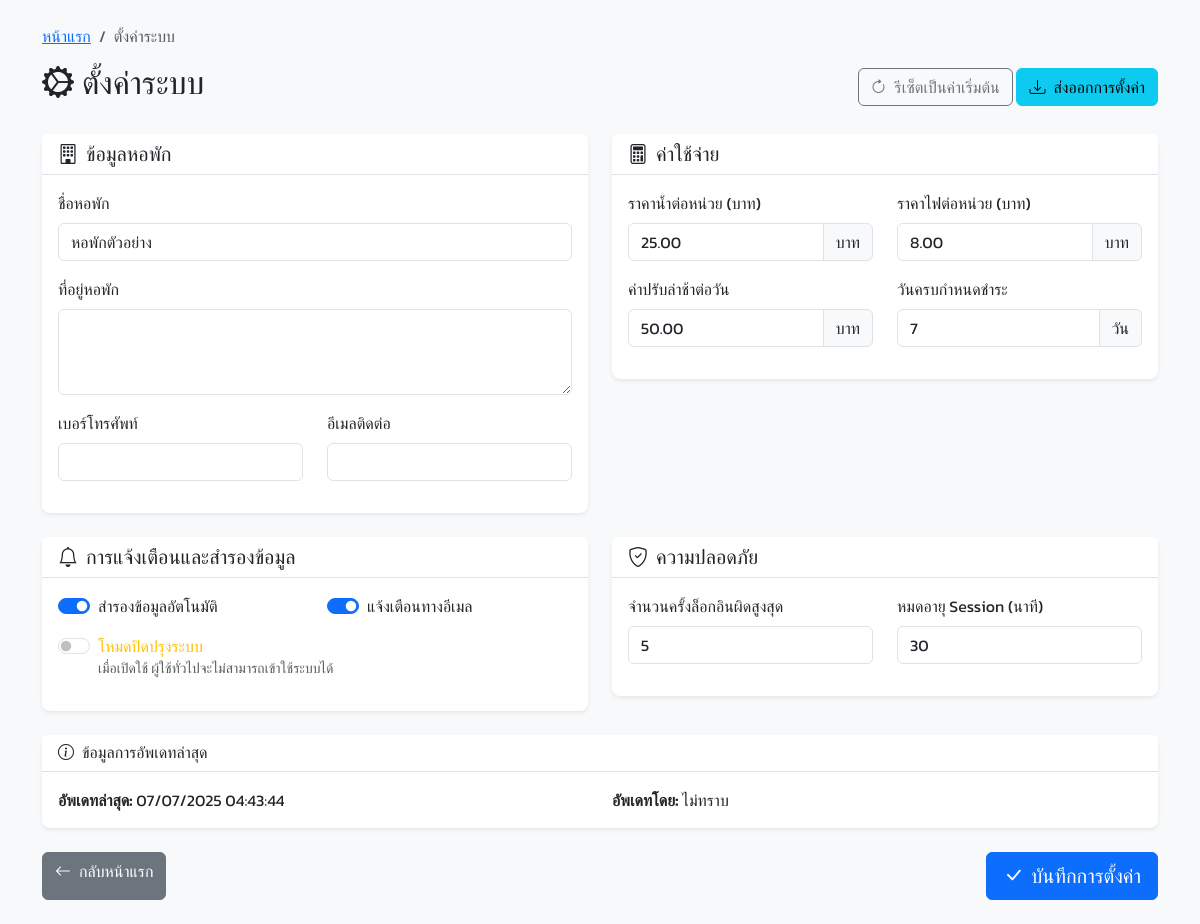
Screenshot of /system_settings.php (signed in) with the database file from the repository.
### tables this page shows
CREATE TABLE `system_settings` (
  `setting_id` int(11) NOT NULL,
  `setting_key` varchar(100) NOT NULL,
  `setting_value` text DEFAULT NULL,
  `setting_description` text DEFAULT NULL,
  `setting_type` enum('text','number','boolean','email','url') DEFAULT 'text',
  `updated_at` timestamp NOT NULL DEFAULT current_timestamp() ON UPDATE current_timestamp(),
  `updated_by` int(11) DEFAULT NULL
);

### system_settings.php (the view, shortened to what this page needs)
<?php
require_once 'config.php';
try {
    $pdo->exec("CREATE TABLE IF NOT EXISTS system_settings (
        setting_id INT AUTO_INCREMENT PRIMARY KEY,
        setting_key VARCHAR(100) NOT NULL UNIQUE,
        setting_value TEXT,
        setting_description TEXT,
        setting_type ENUM('text', 'number', 'boolean', 'email', 'url') DEFAULT 'text',
        updated_at TIMESTAMP DEFAULT CURRENT_TIMESTAMP ON UPDATE CURRENT_TIMESTAMP,
        updated_by INT,
        FOREIGN KEY (updated_by) REFERENCES users(user_id)
    ) ENGINE=InnoDB DEFAULT CHARSET=utf8mb4 COLLATE=utf8mb4_unicode_ci");
} catch(PDOException $e) {
    $error_message = 'เกิดข้อผิดพลาดในการสร้างตารางการตั้งค่า';
}
try {
    $stmt = $pdo->query("SELECT s.*, u.full_name as updated_by_name
                        FROM system_settings s
                        LEFT JOIN users u ON s.updated_by = u.user_id
                        ORDER BY setting_key");
    $settings = $stmt->fetchAll();
    $settings_array = [];
    foreach ($settings as $setting) {
        $settings_array[$setting['setting_key']] = $setting;
    }
} catch(PDOException $e) {
    $error_message = 'เกิดข้อผิดพลาดในการโหลดการตั้งค่า';
    $settings_array = [];
}
include 'includes/header.php';
?>
<div class="container mt-4">
    <nav aria-label="breadcrumb">
        <ol class="breadcrumb">
            <li class="breadcrumb-item"><a href="index.php">หน้าแรก</a></li>
            <li class="breadcrumb-item active">ตั้งค่าระบบ</li>
        </ol>
    </nav>
    <div class="d-flex justify-content-between align-items-center mb-4">
        <h2><i class="bi bi-gear-wide-connected me-2"></i>ตั้งค่าระบบ</h2>
        <div>
            <button class="btn btn-outline-secondary" onclick="resetToDefault()">
                <i class="bi bi-arrow-clockwise me-2"></i>รีเซ็ตเป็นค่าเริ่มต้น
            </button>
            <button class="btn btn-info" onclick="exportSettings()">
                <i class="bi bi-download me-2"></i>ส่งออกการตั้งค่า
            </button>
        </div>
    </div>
    <form method="POST" action="">
        <div class="row">
            <div class="col-md-6">
                <div class="card mb-4">
                    <div class="card-header">
                        <h5 class="card-title mb-0">
                            <i class="bi bi-building me-2"></i>ข้อมูลหอพัก
                        </h5>
                    </div>
                    <div class="card-body">
                        <div class="mb-3">
                            <label for="dormitory_name" class="form-label">ชื่อหอพัก</label>
                            <input type="text" class="form-control" id="dormitory_name" name="dormitory_name"
                                   value="<?php echo htmlspecialchars($settings_array['dormitory_name']['setting_value'] ?? ''); ?>">
                        </div>
                        <div class="mb-3">
                            <label for="dormitory_address" class="form-label">ที่อยู่หอพัก</label>
                            <textarea class="form-control" id="dormitory_address" name="dormitory_address" rows="3"><?php echo htmlspecialchars($settings_array['dormitory_address']['setting_value'] ?? ''); ?></textarea>
                        </div>
                        <div class="row">
                            <div class="col-md-6">
                                <div class="mb-3">
                                    <label for="dormitory_phone" class="form-label">เบอร์โทรศัพท์</label>
                                    <input type="text" class="form-control" id="dormitory_phone" name="dormitory_phone"
                                           value="<?php echo htmlspecialchars($settings_array['dormitory_phone']['setting_value'] ?? ''); ?>">
                                </div>
                            </div>
                            <div class="col-md-6">
                                <div class="mb-3">
                                    <label for="dormitory_email" class="form-label">อีเมลติดต่อ</label>
                                    <input type="email" class="form-control" id="dormitory_email" name="dormitory_email"
                                           value="<?php echo htmlspecialchars($settings_array['dormitory_email']['setting_value'] ?? ''); ?>">
                                </div>
                            </div>
                        </div>
                    </div>
                </div>
            </div>
            <div class="col-md-6">
                <div class="card mb-4">
                    <div class="card-header">
                        <h5 class="card-title mb-0">
                            <i class="bi bi-calculator me-2"></i>ค่าใช้จ่าย
                        </h5>
                    </div>
                    <div class="card-body">
                        <div class="row">
                            <div class="col-md-6">
                                <div class="mb-3">
                                    <label for="water_unit_price" class="form-label">ราคาน้ำต่อหน่วย (บาท)</label>
                                    <div class="input-group">
                                        <input type="number" class="form-control" id="water_unit_price" name="water_unit_price"
                                               value="<?php echo $settings_array['water_unit_price']['setting_value'] ?? '25'; ?>"
                                               step="0.01" min="0">
                                        <span class="input-group-text">บาท</span>
                                    </div>
                                </div>
                            </div>
                            <div class="col-md-6">
                                <div class="mb-3">
                                    <label for="electric_unit_price" class="form-label">ราคาไฟต่อหน่วย (บาท)</label>
                                    <div class="input-group">
                                        <input type="number" class="form-control" id="electric_unit_price" name="electric_unit_price"
                                               value="<?php echo $settings_array['electric_unit_price']['setting_value'] ?? '8'; ?>"
                                               step="0.01" min="0">
                                        <span class="input-group-text">บาท</span>
                                    </div>
                                </div>
                            </div>
                        </div>
                        <div class="row">
                            <div class="col-md-6">
                                <div class="mb-3">
                                    <label for="late_fee_per_day" class="form-label">ค่าปรับล่าช้าต่อวัน</label>
                                    <div class="input-group">
                                        <input type="number" class="form-control" id="late_fee_per_day" name="late_fee_per_day"
                                               value="<?php echo $settings_array['late_fee_per_day']['setting_value'] ?? '50'; ?>"
                                               step="0.01" min="0">
                                        <span class="input-group-text">บาท</span>
                                    </div>
                                </div>
                            </div>
                            <div class="col-md-6">
                                <div class="mb-3">
                                    <label for="payment_due_days" class="form-label">วันครบกำหนดชำระ</label>
                                    <div class="input-group">
                                        <input type="number" class="form-control" id="payment_due_days" name="payment_due_days"
                                               value="<?php echo $settings_array['payment_due_days']['setting_value'] ?? '7'; ?>"
                                               min="1" max="30">
                                        <span class="input-group-text">วัน</span>
                                    </div>
                                </div>
                            </div>
                        </div>
                    </div>
                </div>
            </div>
        </div>
        <div class="row">
            <div class="col-md-6">
                <div class="card mb-4">
                    <div class="card-header">
                        <h5 class="card-title mb-0">
                            <i class="bi bi-bell me-2"></i>การแจ้งเตือนและสำรองข้อมูล
                        </h5>
                    </div>
                    <div class="card-body">
                        <div class="row">
                            <div class="col-md-6">
                                <div class="form-check form-switch mb-3">
                                    <input class="form-check-input" type="checkbox" id="auto_backup" name="auto_backup"
                                           <?php echo ($settings_array['auto_backup']['setting_value'] ?? '1') == '1' ? 'checked' : ''; ?>>
                                    <label class="form-check-label" for="auto_backup">
                                        สำรองข้อมูลอัตโนมัติ
                                    </label>
                                </div>
                            </div>
                            <div class="col-md-6">
                                <div class="form-check form-switch mb-3">
                                    <input class="form-check-input" type="checkbox" id="notification_email" name="notification_email"
                                           <?php echo ($settings_array['notification_email']['setting_value'] ?? '1') == '1' ? 'checked' : ''; ?>>
                                    <label class="form-check-label" for="notification_email">
                                        แจ้งเตือนทางอีเมล
                                    </label>
                                </div>
                            </div>
                        </div>
                        <div class="form-check form-switch mb-3">
                            <input class="form-check-input" type="checkbox" id="system_maintenance" name="system_maintenance"
                                   <?php echo ($settings_array['system_maintenance']['setting_value'] ?? '0') == '1' ? 'checked' : ''; ?>>
                            <label class="form-check-label" for="system_maintenance">
                                <span class="text-warning">โหมดปิดปรุงระบบ</span>
                                <small class="d-block text-muted">เมื่อเปิดใช้ ผู้ใช้ทั่วไปจะไม่สามารถเข้าใช้ระบบได้</small>
                            </label>
                        </div>
                    </div>
                </div>
            </div>
            <div class="col-md-6">
                <div class="card mb-4">
                    <div class="card-header">
                        <h5 class="card-title mb-0">
                            <i class="bi bi-shield-check me-2"></i>ความปลอดภัย
                        </h5>
                    </div>
                    <div class="card-body">
                        <div class="row">
                            <div class="col-md-6">
                                <div class="mb-3">
                                    <label for="max_login_attempts" class="form-label">จำนวนครั้งล็อกอินผิดสูงสุด</label>
                                    <input type="number" class="form-control" id="max_login_attempts" name="max_login_attempts"
                                           value="<?php echo $settings_array['max_login_attempts']['setting_value'] ?? '5'; ?>"
                                           min="3" max="10">
                                </div>
                            </div>
                            <div class="col-md-6">
                                <div class="mb-3">
                                    <label for="session_timeout" class="form-label">หมดอายุ Session (นาที)</label>
                                    <input type="number" class="form-control" id="session_timeout" name="session_timeout"
                                           value="<?php echo $settings_array['session_timeout']['setting_value'] ?? '30'; ?>"
                                           min="15" max="120">
                                </div>
                            </div>
                        </div>
                    </div>
                </div>
            </div>
        </div>
        <div class="card mb-4">
            <div class="card-header">
                <h6 class="card-title mb-0">
                    <i class="bi bi-info-circle me-2"></i>ข้อมูลการอัพเดทล่าสุด
                </h6>
            </div>
            <div class="card-body">
                <div class="row">
                    <?php
                    $latest_update = null;
                    $updated_by = '';
                    foreach ($settings_array as $setting) {
                        if ($setting['updated_at'] && (!$latest_update || $setting['updated_at'] > $latest_update)) {
                            $latest_update = $setting['updated_at'];
                            $updated_by = $setting['updated_by_name'] ?? 'ไม่ทราบ';
                        }
                    }
                    ?>
                    <div class="col-md-6">
                        <strong>อัพเดทล่าสุด:</strong>
                        <?php echo $latest_update ? date('d/m/Y H:i:s', strtotime($latest_update)) : 'ยังไม่เคยอัพเดท'; ?>
                    </div>
                    <div class="col-md-6">
                        <strong>อัพเดทโดย:</strong> <?php echo htmlspecialchars($updated_by); ?>
                    </div>
                </div>
            </div>
        </div>
        <div class="d-flex justify-content-between mb-4">
            <a href="index.php" class="btn btn-secondary">
                <i class="bi bi-arrow-left me-2"></i>กลับหน้าแรก
            </a>
            <button type="submit" name="save_settings" class="btn btn-primary btn-lg">
                <i class="bi bi-check-lg me-2"></i>บันทึกการตั้งค่า
            </button>
        </div>
    </form>
</div>
<?php
include 'includes/footer.php';
?>

### includes/header.php (style rules this page uses)
body { font-family: 'Kanit', sans-serif; background-color: #f8f9fa; }
.card { border: none; box-shadow: 0 0.125rem 0.25rem rgba(0, 0, 0, 0.075); border-radius: 0.5rem; }
.card-header { background-color: #fff; border-bottom: 1px solid #dee2e6; font-weight: 500; }
.btn { border-radius: 0.375rem; font-weight: 500; }

### rows the page displays
system_settings: dormitory_name "หอพักตัวอย่าง"
system_settings: water_unit_price "25.00"
system_settings: electric_unit_price "8.00"
system_settings: late_fee_per_day "50.00"
system_settings: payment_due_days "7"
system_settings: setting_value "☑"
system_settings: setting_value "☑"
system_settings: max_login_attempts "5"
system_settings: session_timeout "30"
system_settings: updated_at "07/07/2025 04:43:44"

### other values shown
$updated_by "ไม่ทราบ"
